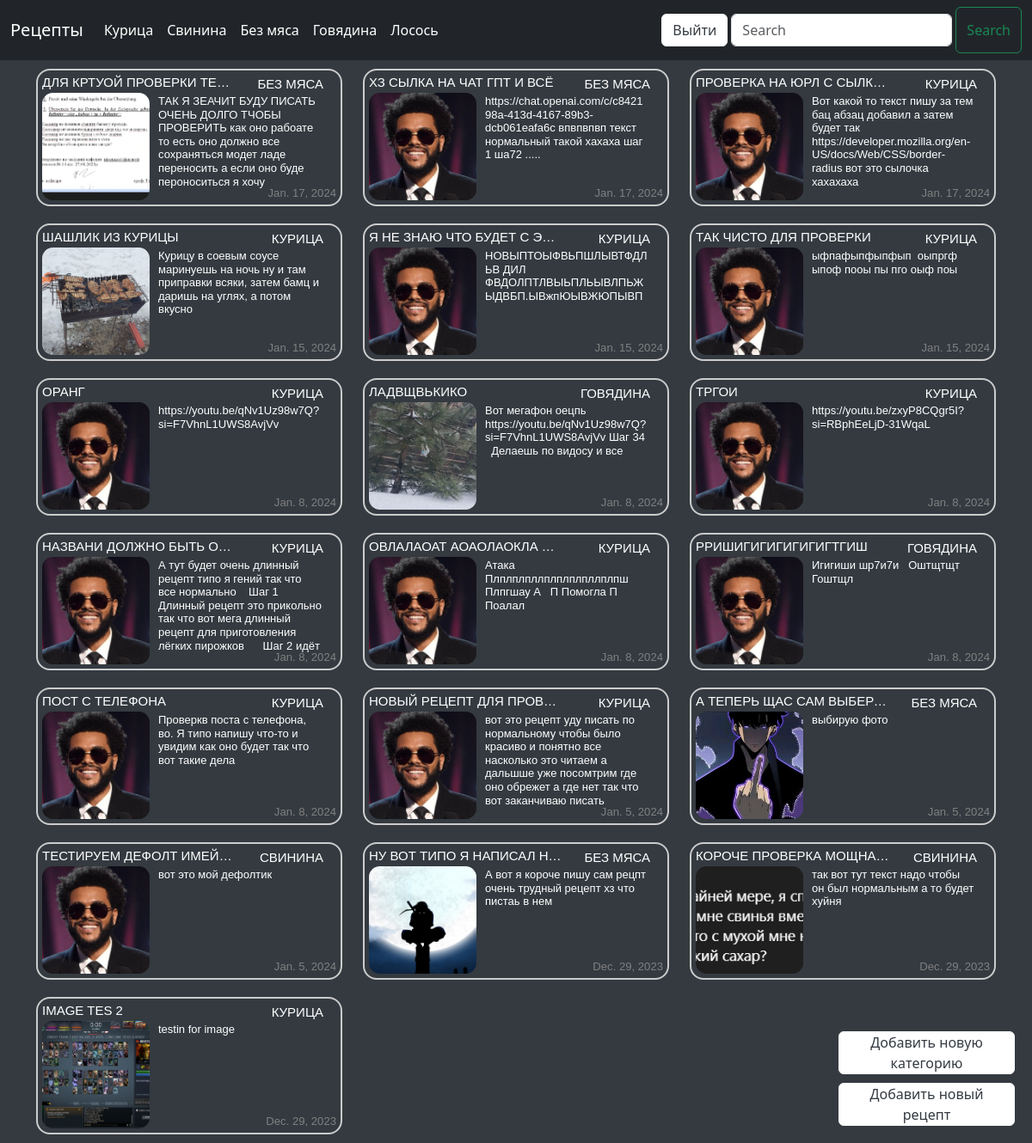
The app's page / (signed in) with its own data.
### apprecipe/models.py (models this page shows, shortened)
class Category(models.Model):
    name = models.CharField(max_length=50)
    def __str__(self):
        return self.name

class Post(models.Model):
    recipe_tittle = models.CharField(max_length=50, unique=True, verbose_name="Название")
    recipe = RichTextField(blank=True, null=True, config_name='default', verbose_name="Рецепт")
    recipe_date = models.DateField(auto_now_add=True)
    category = models.CharField(max_length=50, verbose_name="Категория")
    image = models.ImageField(null=True, blank=True, upload_to="images/", default='default.jpg')
    class Meta:
        ordering = ['-id']

### apprecipe/views.py (the view)
# urls.py: path('', HomeView.as_view(), name='home'),
class HomeView(ListView):
    model = Post
    template_name = 'home.html'
    ordering = ['-id']
    def get_context_data(self, *args, **kwargs):
        categ_menu = Category.objects.all()
        context = super().get_context_data(*args, **kwargs)
        context['categ_menu'] = categ_menu
        return context

### apprecipe/templates/home.html (shortened to what this page needs)
<!DOCTYPE html>
<html xmlns="http://www.w3.org/1999/html">
<head>
</head>
<body>
{% extends 'base.html' %}
{% block content %}
<div class="row">
    {% for post in object_list%}
        <div class="col-md-4">
                <div class="recipe-item">
                    <h3 class="title"><a href="{% url 'recipe-detail' post.pk %}" style="text-decoration: none; color: inherit;">{{ post.recipe_tittle}} </a></h3>
                    {% if post.image %}
                    <a href="{% url 'recipe-detail' post.pk %}" style="text-decoration: none; color: inherit;">
                        <img class="image" src="{{ post.image.url }}">
                    </a>
                    {% endif %}
                    <h3 class="category"><a href="{% url 'category' post.category %}" style="text-decoration: none; color: inherit;" >{{ post.category }}</a></h3>
                    <p class="wrap-text">{{ post.recipe|striptags| safe }}</p>
                    <h5 class="date"><small>{{ post.recipe_date }}</small></h5>
                </div>
        </div>
    {% endfor %}
</div>
{% endblock %}

### apprecipe/templates/base.html (shortened to what this page needs)
<!DOCTYPE html>
<html lang="en">
<head>
    <link rel="stylesheet" href="https://use.fontawesome.com/releases/v5.3.1/css/all.css">
    <link href="https://cdn.jsdelivr.net/npm/bootstrap@5.3.2/dist/css/bootstrap.min.css" rel="stylesheet">
</head>
<body>
<nav class="navbar navbar-expand-lg bg-dark justify-content-end">
    <div class="container-fluid">
        <a class="navbar-brand" href="{% url 'home' %}">Рецепты</a>
        <div class="collapse navbar-collapse" id="navbarSupportedContent">
            <ul class="navbar-nav me-auto mb-2 mb-lg-0">
                {% if user.is_authenticated %}
                   {% for item in categ_menu %}
                    <li class="nav-item">
                        <a class="nav-link" href="{% url 'category'  item %}">{{ item }}</a>
                    </li>
                   {% endfor %}
                {% endif %}
            </ul>
            {% if user.is_authenticated %}
                <form class="nav-link ms-auto me-0" method="post" action="{% url 'logout' %}">
                    <button class="btn btn-light">Выйти</button>
                </form>
            {% endif %}
            <form class="d-flex" role="search" method="POST" action="{% url 'search' %}">
                <input class="form-control mx-1 my-2" type="search" placeholder="Search" name="search_query" aria-label="Search">
                <button class="btn btn-outline-success" type="submit">Search</button>
            </form>
        </div>
    </div>
</nav>
<div class="container">
    {% block content %}
    {% endblock %}
</div>
{% if user.is_authenticated %}
    {% if request.resolver_match.url_name != 'recipe-detail' and request.resolver_match.url_name != 'edit-recipe' and request.resolver_match.url_name != 'create-category' and request.resolver_match.url_name != 'create-recipe' %}
        <a href="{% url 'create-category' %}" class="btn btn-light add-category-button">Добавить новую категорию</a>
        <a href="{% url 'create-recipe' %}" class="btn btn-light add-post-button">Добавить новый рецепт</a>
    {% endif %}
{% endif %}
</body>
</html>

### apprecipe/templates/home.html (style rules this page uses)
.recipe-item { width: auto; height: auto; border: 2px solid #ccc; margin-top: 10px; margin-bottom: 10px; overflow: hidden; border-radius: 1em; padding-left: 5px; padding-right: 5px; position: relative; }
.title { max-width: 225px; margin-top: 5px; white-space: nowrap; overflow: hidden; text-overflow: ellipsis; font-family: arial; color: white; font-size: 15px; text-transform: uppercase; }
.category { font-family: arial; color: white; font-size: 15px; text-transform: uppercase; margin-right: 20px; text-decoration: none; position: absolute; top: 7px; right: 0; display: block; }
.wrap-text { position: absolute; top: 28px; left: 140px; display: block; font-family: arial; color: white; text-align: left; font-size: 13px; max-width: 190px; line-height: 1.2em; max-height: 8.4em; overflow: hidden; }
.date { font-family: arial; color: grey; font-size: 15px; position: absolute; bottom: 0; right: 0; margin: 5px; display: block; }
.image { width: 125px; height: 125px; object-fit: cover; border-radius: 10%; margin-top: -5px; margin-bottom: 5px; }

### apprecipe/templates/base.html (style rules this page uses)
.wrap-text { word-wrap: break-word; }
body { background-color: #343a40; color: #ffffff; }
.navbar { background-color: #343a40; }
.navbar-brand { color: #ffffff; }
.navbar-nav .nav-link { color: #ffffff; }
.btn-light { color: #343a40; background-color: #ffffff; border-color: #ffffff; }
.add-post-button { position: fixed; bottom: 20px; right: 20px; width: 205px; height: 50px; padding-top: 0px; }
.add-category-button { position: fixed; bottom: 80px; right: 20px; width: 205px; height: 50px; padding-top: 0px; }

### records on screen
Category: name "Курица"
Category: name "Свинина"
Category: name "Без мяса"
Category: name "Говядина"
Category: name "Лосось"
Post: recipe_tittle "ДЛЯ КРТУОЙ ПРОВЕРКИ ТЕ…", image (picture), category "БЕЗ МЯСА", recipe "ТАК Я ЗЕАЧИТ БУДУ ПИСАТЬ ОЧЕНЬ ДОЛГО ТЧОБЫ ПРОВЕРИТЬ как оно рабоате то есть оно должно все сохраняться модет ладе переносить а если оно буде пероноситься я хочу…", recipe_date "Jan. 17, 2024"
Post: recipe_tittle "ХЗ СЫЛКА НА ЧАТ ГПТ И ВСЁ", image (placeholder picture), category "БЕЗ МЯСА", recipe "https://chat.openai.com/c/c842198a-413d-4167-89b3-dcb061eafa6c впвпвпвп текст нормальный такой хахаха шаг 1 ша72 .....", recipe_date "Jan. 17, 2024"
Post: recipe_tittle "ПРОВЕРКА НА ЮРЛ С СЫЛК…", image (placeholder picture), category "КУРИЦА", recipe "Вот какой то текст пишу за тем бац абзац добавил а затем будет так https://developer.mozilla.org/en-US/docs/Web/CSS/border-radius вот это сылочка хахахаха", recipe_date "Jan. 17, 2024"
Post: recipe_tittle "ШАШЛИК ИЗ КУРИЦЫ", image (picture), category "КУРИЦА", recipe "Курицу в соевым соусе маринуешь на ночь ну и там приправки всяки, затем бамц и даришь на углях, а потом вкусно", recipe_date "Jan. 15, 2024"
Post: recipe_tittle "Я НЕ ЗНАЮ ЧТО БУДЕТ С Э…", image (placeholder picture), category "КУРИЦА", recipe "НОВЫПТОЫФВЬПШЛЫВТФДЛЬВ ДИЛ ФВДОЛПТЛВЫЬПЛЬЫВЛПЬЖЫДВБП.ЫВжпЮЫВЖЮПЫВП", recipe_date "Jan. 15, 2024"
Post: recipe_tittle "ТАК ЧИСТО ДЛЯ ПРОВЕРКИ", image (placeholder picture), category "КУРИЦА", recipe "ыфпафыпфыпфып оыпргф ыпоф пооы пы пго оыф поы", recipe_date "Jan. 15, 2024"
Post: recipe_tittle "ОРАНГ", image (placeholder picture), category "КУРИЦА", recipe "https://youtu.be/qNv1Uz98w7Q?si=F7VhnL1UWS8AvjVv", recipe_date "Jan. 8, 2024"
Post: recipe_tittle "ЛАДВЩВЬКИКО", image (picture), category "ГОВЯДИНА", recipe "Вот мегафон оецпь https://youtu.be/qNv1Uz98w7Q?si=F7VhnL1UWS8AvjVv Шаг 34 Делаешь по видосу и все", recipe_date "Jan. 8, 2024"
Post: recipe_tittle "ТРГОИ", image (placeholder picture), category "КУРИЦА", recipe "https://youtu.be/zxyP8CQgr5I?si=RBphEeLjD-31WqaL", recipe_date "Jan. 8, 2024"
Post: recipe_tittle "НАЗВАНИ ДОЛЖНО БЫТЬ О…", image (placeholder picture), category "КУРИЦА", recipe "А тут будет очень длинный рецепт типо я гений так что все нормально Шаг 1 Длинный рецепт это прикольно так что вот мега длинный рецепт для приготовления лёгких пирожков Шаг 2 идёт…", recipe_date "Jan. 8, 2024"
Post: recipe_tittle "ОВЛАЛАОАТ АОАОЛАОКЛА…", image (placeholder picture), category "КУРИЦА", recipe "Атака Плплплпллплплплпллплпш Плпгшау А П Помогла П Поалал", recipe_date "Jan. 8, 2024"
Post: recipe_tittle "РРИШИГИГИГИГИГИГТГИШ", image (placeholder picture), category "ГОВЯДИНА", recipe "Игигиши шр7и7и Оштщтщт Гоштщл", recipe_date "Jan. 8, 2024"
Post: recipe_tittle "ПОСТ С ТЕЛЕФОНА", image (placeholder picture), category "КУРИЦА", recipe "Проверкв поста с телефона, во. Я типо напишу что-то и увидим как оно будет так что вот такие дела", recipe_date "Jan. 8, 2024"
Post: recipe_tittle "НОВЫЙ РЕЦЕПТ ДЛЯ ПРОВ…", image (placeholder picture), category "КУРИЦА", recipe "вот это рецепт уду писать по нормальному чтобы было красиво и понятно все насколько это читаем а дальшше уже посомтрим где оно обрежет а где нет так что вот заканчиваю писать…", recipe_date "Jan. 5, 2024"
Post: recipe_tittle "А ТЕПЕРЬ ЩАС САМ ВЫБЕР…", image (picture), category "БЕЗ МЯСА", recipe "выбирую фото", recipe_date "Jan. 5, 2024"
Post: recipe_tittle "ТЕСТИРУЕМ ДЕФОЛТ ИМЕЙ…", image (placeholder picture), category "СВИНИНА", recipe "вот это мой дефолтик", recipe_date "Jan. 5, 2024"
Post: recipe_tittle "НУ ВОТ ТИПО Я НАПИСАЛ Н…", image (picture), category "БЕЗ МЯСА", recipe "А вот я короче пишу сам рецпт очень трудный рецепт хз что пистаь в нем", recipe_date "Dec. 29, 2023"
Post: recipe_tittle "КОРОЧЕ ПРОВЕРКА МОЩНА…", image (picture), category "СВИНИНА", recipe "так вот тут текст надо чтобы он был нормальным а то будет хуйня", recipe_date "Dec. 29, 2023"
Post: recipe_tittle "IMAGE TES 2", image (picture), category "КУРИЦА", recipe "testin for image", recipe_date "Dec. 29, 2023"
